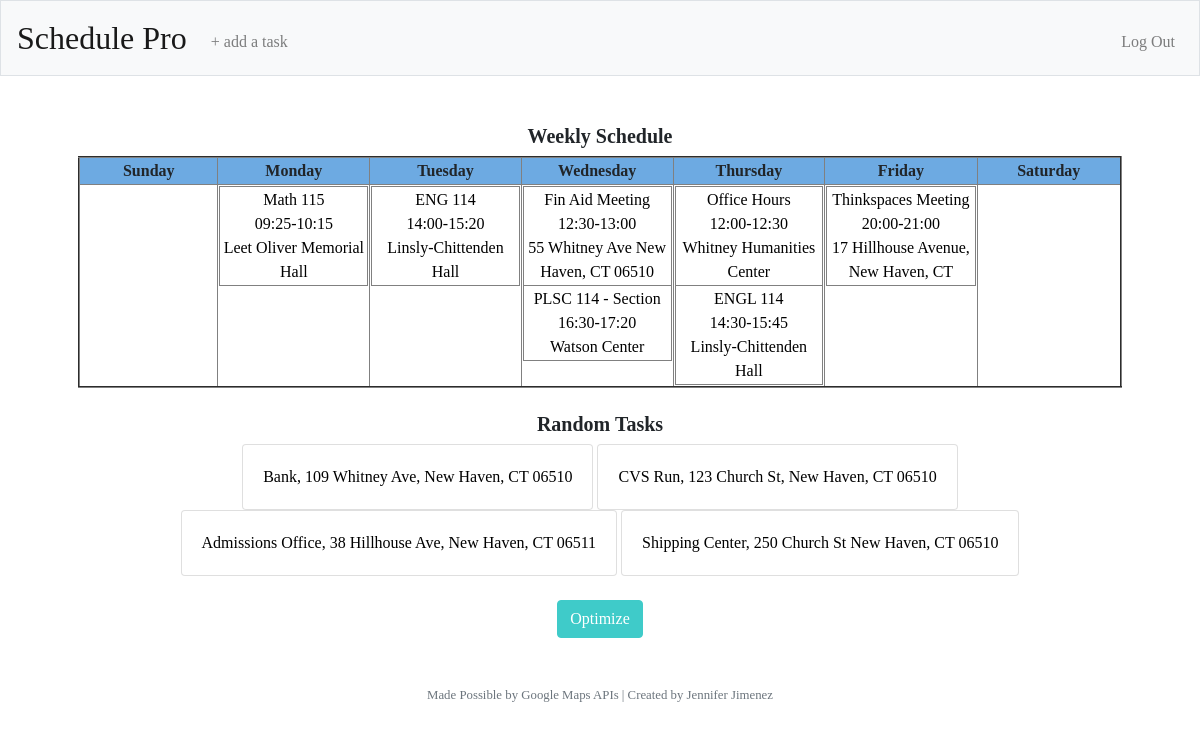
The page / (signed in) on the database its author committed.
### tables this page shows
CREATE TABLE 'non' (
user_id INTEGER NOT NULL,
taskname TEXT NOT NULL,
location TEXT NOT NULL,
starttime TIME NOT NULL,
endtime TIME NOT NULL,'weekday' integer NOT NULL,
FOREIGN KEY (user_id) REFERENCES users(id)
);

CREATE TABLE 'any' (
user_id INTEGER,
taskname TEXT NOT NULL,
location TEXT NOT NULL,
deadtime TIME NOT NULL,
deadday TEXT NOT NULL,
FOREIGN KEY (user_id) REFERENCES users(id)
);

### application.py (the view)
@app.route("/", methods=["GET", "POST"])
@login_required
def index():
    if request.method == "GET":
        nontasks = db.execute("SELECT taskname, location, starttime, endtime, weekday FROM non WHERE user_id = ? ORDER BY starttime ASC", session["user_id"])
        anytasks = db.execute("SELECT taskname, location FROM any WHERE user_id = ?", session["user_id"])
        return render_template("index.html", nontasks=nontasks, anytasks=anytasks)

### application.py (called while the page is built)
@app.after_request
def after_request(response):
    response.headers["Cache-Control"] = "no-cache, no-store, must-revalidate"
    response.headers["Expires"] = 0
    response.headers["Pragma"] = "no-cache"
    return response

### helpers.py (called while the page is built)
def login_required(f):
    @wraps(f)
    def decorated_function(*args, **kwargs):
        if session.get("user_id") is None:
            return redirect("/login")
        return f(*args, **kwargs)
    return decorated_function

### templates/index.html (shortened to what this page needs)
{% extends "layout.html" %}
{% block main %}
<h5><b>Weekly Schedule</b></h5>
<table class="week" border = 2px>
  <tr style = "background-color: #6DAAE2;">
    <th>Sunday</th>
    <th>Monday</th>
    <th>Tuesday</th>
    <th>Wednesday</th>
    <th>Thursday</th>
    <th>Friday</th>
    <th>Saturday</th>
  </tr>
  <tr>
    <td class="day">
    </td>
    <td class="day">
    <table border = 1px>
      {% for task in nontasks %}
        {% if task.weekday == 2 %}
          <tr><td><a href={{url_for('drop', t=task.taskname)}}>{{task.taskname}}<br>{{task.starttime}}-{{task.endtime}}<br>{{task.location}}</a></td></tr>
        {% endif %}
      {% endfor %}
    </table>
    </td>
    <td class="day">
      <table border = 1px>
        {% for task in nontasks %}
          {% if task.weekday == 3 %}
            <tr><td><a href={{url_for('drop', t=task.taskname)}}>{{task.taskname}}<br>{{task.starttime}}-{{task.endtime}}<br>{{task.location}}</a></td></tr>
          {% endif %}
        {% endfor %}
      </table>
    </td>
    <td class="day">
      <table border = 1px>
        {% for task in nontasks %}
          {% if task.weekday == 4 %}
            <tr><td><a href={{url_for('drop', t=task.taskname)}}>{{task.taskname}}<br>{{task.starttime}}-{{task.endtime}}<br>{{task.location}}</a></td></tr>
          {% endif %}
        {% endfor %}
      </table>
    </td>
    <td class="day">
      <table border = 1px>
        {% for task in nontasks %}
          {% if task.weekday == 5 %}
            <tr><td><a href={{url_for('drop', t=task.taskname)}}>{{task.taskname}}<br>{{task.starttime}}-{{task.endtime}}<br>{{task.location}}</a></td></tr>
          {% endif %}
        {% endfor %}
      </table>
    </td>
    <td class="day">
      <table border = 1px>
        {% for task in nontasks %}
          {% if task.weekday == 6 %}
            <tr><td><a href={{url_for('drop', t=task.taskname)}}>{{task.taskname}}<br>{{task.starttime}}-{{task.endtime}}<br>{{task.location}}</a></td></tr>
          {% endif %}
        {% endfor %}
      </table>
    </td>
    <td class="day">
    </td>
  </tr>
</table>
<br>
<h5><b>Random Tasks</b></h5>
{% for task in anytasks %}
<div class="card" style="height: 1rem;">
  <div class="card-body">
    <p class="card-text"><a href={{url_for('drop', t=task.taskname)}}>{{task.taskname}}, {{task.location}}</a></p>
  </div>
</div>
{% endfor %}
<br><br>
<form action = "/optimize" method="post">
  <button class="btn btn-primary" type="submit" id="optimize">Optimize</button>
</form>
{% endblock %}

### templates/layout.html (shortened to what this page needs)
<!DOCTYPE html>
<html lang="en">
    <head>
        <link href="https://maxcdn.bootstrapcdn.com/bootstrap/4.1.3/css/bootstrap.min.css" rel="stylesheet">
        <link href="/static/styles.css" rel="stylesheet">
    </head>
    <body>
        <nav class="navbar navbar-expand-md navbar-light bg-light border">
            <a class="navbar-brand" href="/">Schedule Pro</a>
            <div class="collapse navbar-collapse" id="navbar">
                {% if session.user_id %}
                    <ul class="navbar-nav mr-auto mt-2">
                        <li class="nav-item"><a class="nav-link" href="/new">+ add a task</a></li>
                    </ul>
                    <ul class="navbar-nav ml-auto mt-2">
                        <li class="nav-item"><a class="nav-link" href="/logout">Log Out</a></li>
                    </ul>
                {% else %}
                    <ul class="navbar-nav ml-auto mt-2">
                        <li class="nav-item"><a class="nav-link" href="/register">Register</a></li>
                        <li class="nav-item"><a class="nav-link" href="/login">Log In</a></li>
                    </ul>
                {% endif %}
            </div>
        </nav>
        <main class="container p-5">
            {% block main %}{% endblock %}
        </main>
        <footer class="small text-center text-muted">
            Made Possible by Google Maps APIs | Created by Jennifer Jimenez
        </footer>
    </body>
</html>

### static/styles.css (style rules this page uses)
nav .navbar-brand { font-size: xx-large; }
main { overflow-x: auto; text-align: center; }
body { font-family: Avenir; }
.btn-primary { background-color: #3fcbc9; border-color: #3fcbc9; }
.week { float: inherit; }
.day { width: 200px; height: 30px; }
.card { display: inline-table; }
td { vertical-align: top; width: 200px; }
a { color: black; }

### rows shown on the page
non: taskname "Math 115", starttime "09:25", endtime "10:15", location "Leet Oliver Memorial Hall"
non: taskname "ENG 114", starttime "14:00", endtime "15:20", location "Linsly-Chittenden Hall"
non: taskname "Fin Aid Meeting", starttime "12:30", endtime "13:00", location "55 Whitney Ave New Haven, CT 06510"
non: taskname "PLSC 114 - Section", starttime "16:30", endtime "17:20", location "Watson Center"
non: taskname "Office Hours", starttime "12:00", endtime "12:30", location "Whitney Humanities Center"
non: taskname "ENGL 114", starttime "14:30", endtime "15:45", location "Linsly-Chittenden Hall"
non: taskname "Thinkspaces Meeting", starttime "20:00", endtime "21:00", location "17 Hillhouse Avenue, New Haven, CT"
any: taskname "Bank", location "109 Whitney Ave, New Haven, CT 06510"
any: taskname "CVS Run", location "123 Church St, New Haven, CT 06510"
any: taskname "Admissions Office", location "38 Hillhouse Ave, New Haven, CT 06511"
any: taskname "Shipping Center", location "250 Church St New Haven, CT 06510"
